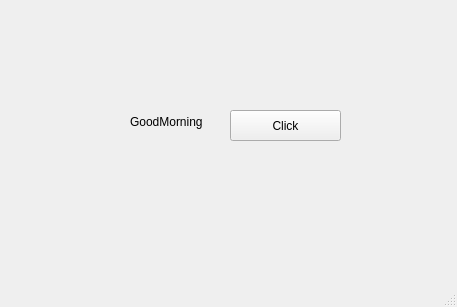
<?xml version="1.0" encoding="UTF-8"?>
<ui version="4.0">
 <class>MainWindow</class>
 <widget class="QMainWindow" name="MainWindow">
  <property name="geometry">
   <rect>
    <x>0</x>
    <y>0</y>
    <width>457</width>
    <height>307</height>
   </rect>
  </property>
  <property name="windowTitle">
   <string>MainWindow</string>
  </property>
  <widget class="QWidget" name="centralwidget">
   <widget class="QLabel" name="lbl">
    <property name="geometry">
     <rect>
      <x>130</x>
      <y>101</y>
      <width>91</width>
      <height>41</height>
     </rect>
    </property>
    <property name="text">
     <string>GoodMorning</string>
    </property>
   </widget>
   <widget class="QPushButton" name="pb">
    <property name="geometry">
     <rect>
      <x>230</x>
      <y>110</y>
      <width>111</width>
      <height>31</height>
     </rect>
    </property>
    <property name="text">
     <string>Click</string>
    </property>
   </widget>
  </widget>
  <widget class="QMenuBar" name="menubar">
   <property name="geometry">
    <rect>
     <x>0</x>
     <y>0</y>
     <width>457</width>
     <height>21</height>
    </rect>
   </property>
  </widget>
  <widget class="QStatusBar" name="statusbar"/>
 </widget>
 <resources/>
 <connections/>
</ui>
